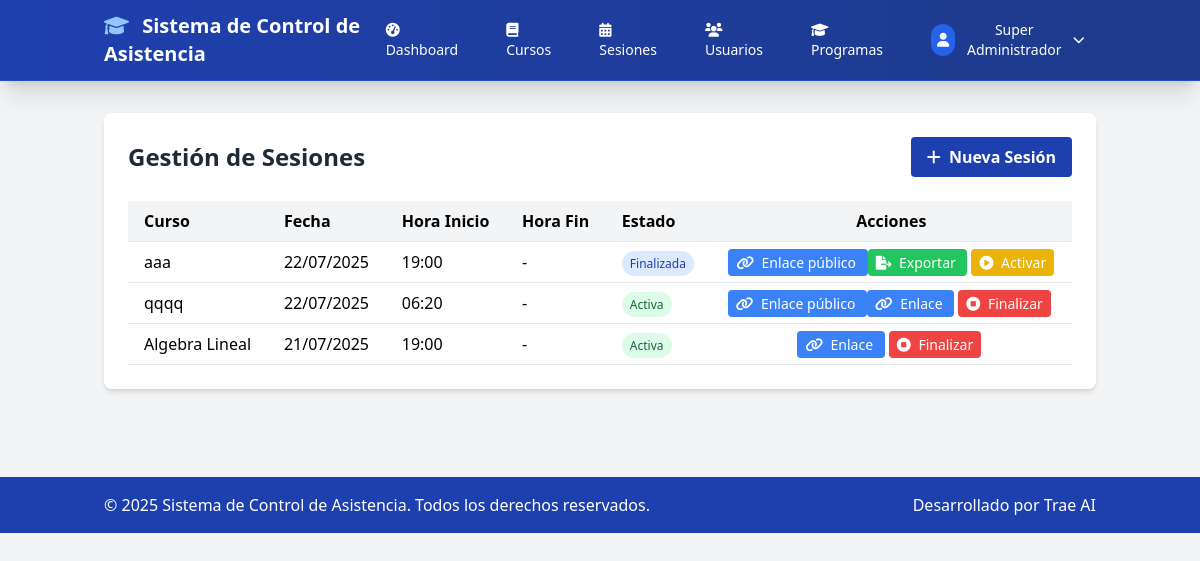
Page /index.php?page=sesiones (signed in) on the committed database.
### tables this page shows
CREATE TABLE `sesiones` (
  `id` int NOT NULL AUTO_INCREMENT,
  `curso_id` int NOT NULL,
  `fecha` date NOT NULL,
  `hora_inicio` time NOT NULL,
  `hora_fin` time DEFAULT NULL,
  `estado` enum('activa','finalizada','cancelada') DEFAULT 'activa',
  `created_at` timestamp NULL DEFAULT CURRENT_TIMESTAMP,
  `token` varchar(32) DEFAULT NULL,
  PRIMARY KEY (`id`),
  UNIQUE KEY `token` (`token`),
  KEY `curso_id` (`curso_id`),
  CONSTRAINT `sesiones_ibfk_1` FOREIGN KEY (`curso_id`) REFERENCES `cursos` (`id`)
);

CREATE TABLE `cursos` (
  `id` int NOT NULL AUTO_INCREMENT,
  `codigo` varchar(20) NOT NULL,
  `nombre` varchar(100) NOT NULL,
  `programa_id` int DEFAULT NULL,
  `programa` varchar(100) NOT NULL,
  `area` varchar(100) NOT NULL,
  `semestre` varchar(20) NOT NULL,
  `grupo` varchar(20) NOT NULL,
  `aula` varchar(20) DEFAULT NULL,
  `sede` varchar(50) DEFAULT NULL,
  `profesor_id` int DEFAULT NULL,
  `created_at` timestamp NULL DEFAULT CURRENT_TIMESTAMP,
  PRIMARY KEY (`id`),
  KEY `profesor_id` (`profesor_id`),
  CONSTRAINT `cursos_ibfk_1` FOREIGN KEY (`profesor_id`) REFERENCES `usuarios` (`id`)
);

### app/controllers/SesionesController.php (called while the page is built, shortened)
<?php
class SesionesController {
    private $db;
    public function __construct($db) {
        $this->db = $db;
    }
    public function index() {
        $conn = $this->db->getConnection();
        $sesiones = [];
        if ($_SESSION['user_rol'] === 'profesor') {
            $query = "
                SELECT s.*, c.nombre as curso_nombre, c.codigo as curso_codigo
                FROM sesiones s
                LEFT JOIN cursos c ON s.curso_id = c.id
                WHERE c.profesor_id = ?
                ORDER BY s.fecha DESC, s.hora_inicio DESC
            ";
            $stmt = $conn->prepare($query);
            $stmt->bind_param("i", $_SESSION['user_id']);
            $stmt->execute();
            $result = $stmt->get_result();
            while ($row = $result->fetch_assoc()) {
                $sesiones[] = $row;
            }
            $stmt->close();
        } else {
            $query = "
                SELECT s.*, c.nombre as curso_nombre, c.codigo as curso_codigo, u.nombre as profesor_nombre
                FROM sesiones s
                LEFT JOIN cursos c ON s.curso_id = c.id
                LEFT JOIN usuarios u ON c.profesor_id = u.id
                ORDER BY s.fecha DESC, s.hora_inicio DESC
            ";
            $result = $conn->query($query);
            if ($result) {
                while ($row = $result->fetch_assoc()) {
                    $sesiones[] = $row;
                }
            }
        }
        include '../app/views/admin/sesiones.php';
    }
}
?>

### public/index.php (called while the page is built, shortened)
<?php
$app = new AppController();
$app->start();

### app/views/admin/sesiones.php (the view, shortened to what this page needs)
<?php include '../app/views/layouts/header.php'; ?>
<div class="bg-white rounded-lg shadow-md p-4 sm:p-6 mb-4 sm:mb-6">
    <div class="flex flex-col sm:flex-row justify-between items-start sm:items-center mb-4 sm:mb-6 gap-3 sm:gap-0">
        <h1 class="text-xl sm:text-2xl font-bold text-gray-800">Gestión de Sesiones</h1>
        <button id="btnNuevaSesion" class="bg-blue-800 hover:bg-blue-700 text-white font-bold py-2 px-3 sm:px-4 rounded text-sm sm:text-base w-full sm:w-auto">
            <i class="fas fa-plus mr-1"></i> Nueva Sesión
        </button>
    </div>
    <div class="w-full">
        <?php if (empty($sesiones)): ?>
            <div class="bg-yellow-100 border border-yellow-400 text-yellow-700 px-3 sm:px-4 py-3 rounded text-sm sm:text-base">
                No hay sesiones registradas. Cree una nueva sesión para comenzar.
            </div>
        <?php else: ?>
            <div class="hidden lg:block overflow-x-auto">
                <table class="min-w-full bg-white">
                    <thead class="bg-gray-100">
                        <tr>
                            <th class="py-2 px-4 border-b text-left">Curso</th>
                            <th class="py-2 px-4 border-b text-left">Fecha</th>
                            <th class="py-2 px-4 border-b text-left">Hora Inicio</th>
                            <th class="py-2 px-4 border-b text-left">Hora Fin</th>
                            <th class="py-2 px-4 border-b text-left">Estado</th>
                            <th class="py-2 px-4 border-b text-center">Acciones</th>
                        </tr>
                    </thead>
                    <tbody>
                    <?php foreach ($sesiones as $sesion): ?>
                        <tr>
                            <td class="py-2 px-4 border-b"><?= $sesion['curso_nombre'] ?></td>
                            <td class="py-2 px-4 border-b"><?= date('d/m/Y', strtotime($sesion['fecha'])) ?></td>
                            <td class="py-2 px-4 border-b"><?= date('H:i', strtotime($sesion['hora_inicio'])) ?></td>
                            <td class="py-2 px-4 border-b"><?= $sesion['hora_fin'] ? date('H:i', strtotime($sesion['hora_fin'])) : '-' ?></td>
                            <td class="py-2 px-4 border-b">
                                <?php if ($sesion['estado'] === 'activa'): ?>
                                    <span class="bg-green-100 text-green-800 py-1 px-2 rounded-full text-xs">Activa</span>
                                <?php elseif ($sesion['estado'] === 'finalizada'): ?>
                                    <span class="bg-blue-100 text-blue-800 py-1 px-2 rounded-full text-xs">Finalizada</span>
                                <?php else: ?>
                                    <span class="bg-red-100 text-red-800 py-1 px-2 rounded-full text-xs">Cancelada</span>
                                <?php endif; ?>
                            </td>
                            <td class="py-2 px-4 border-b text-center">
                                <?php if (!empty($sesion['token'])): ?>
                                    <a href="index.php?page=asistencia&token=<?= $sesion['token'] ?>" class="bg-blue-500 hover:bg-blue-700 text-white py-1 px-2 rounded text-sm" target="_blank">
                                        <i class="fas fa-link mr-1"></i> Enlace público
                                    </a>
                                <?php endif; ?>
                                <?php if ($sesion['estado'] === 'activa'): ?>
                                    <a href="index.php?page=asistencia&sesion_id=<?= $sesion['id'] ?>" class="bg-blue-500 hover:bg-blue-700 text-white py-1 px-2 rounded text-sm mr-1" target="_blank">
                                        <i class="fas fa-link mr-1"></i> Enlace
                                    </a>
                                    <?php if (in_array($_SESSION['user_rol'], ['super_admin', 'admin'])): ?>
                                    <a href="index.php?page=sesiones&deactivate=<?= $sesion['id'] ?>" class="bg-red-500 hover:bg-red-700 text-white py-1 px-2 rounded text-sm mr-1" onclick="return confirm('¿Está seguro de finalizar esta sesión?')">
                                        <i class="fas fa-stop-circle mr-1"></i> Finalizar
                                    </a>
                                    <?php endif; ?>
                                <?php elseif ($sesion['estado'] === 'finalizada'): ?>
                                    <a href="index.php?page=exportar&sesion_id=<?= $sesion['id'] ?>" class="bg-green-500 hover:bg-green-700 text-white py-1 px-2 rounded text-sm mr-1">
                                        <i class="fas fa-file-export mr-1"></i> Exportar
                                    </a>
                                <?php endif; ?>
                                <?php if ($sesion['estado'] !== 'activa' && in_array($_SESSION['user_rol'], ['super_admin', 'admin'])): ?>
                                    <a href="index.php?page=sesiones&activate=<?= $sesion['id'] ?>" class="bg-yellow-500 hover:bg-yellow-700 text-white py-1 px-2 rounded text-sm" onclick="return confirm('¿Está seguro de activar esta sesión?')">
                                        <i class="fas fa-play-circle mr-1"></i> Activar
                                    </a>
                                <?php endif; ?>
                            </td>
                        </tr>
                        <?php endforeach; ?>
                    </tbody>
                </table>
            </div>
        <?php endif; ?>
    </div>
</div>
<?php include '../app/views/layouts/footer.php'; ?>

### rows in the picture
sesiones: curso.nombre "aaa", fecha "22/07/2025", hora_inicio "19:00", estado "Finalizada"
sesiones: curso.nombre "qqqq", fecha "22/07/2025", hora_inicio "06:20", estado "Activa"
sesiones: curso.nombre "Algebra Lineal", fecha "21/07/2025", hora_inicio "19:00", estado "Activa"

### other values in the picture
APP_NAME "Sistema de Control de Asistencia"
$_SESSION['nombre'] "Super Administrador"
